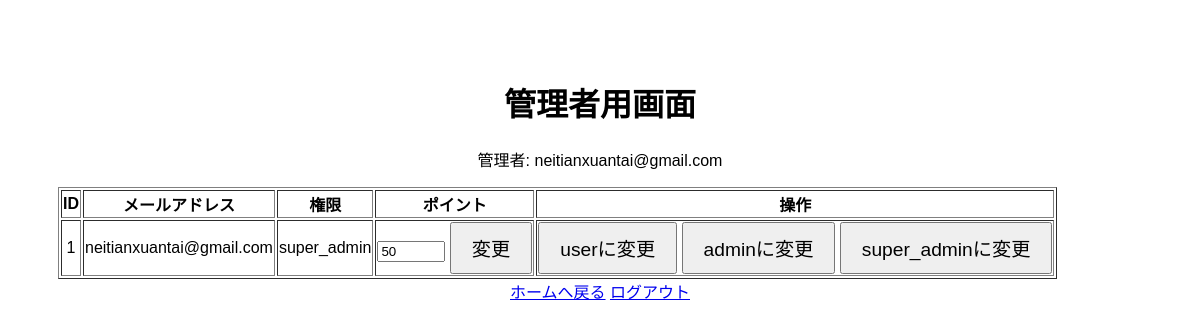
Page /admin (signed in) on the earlier database version.
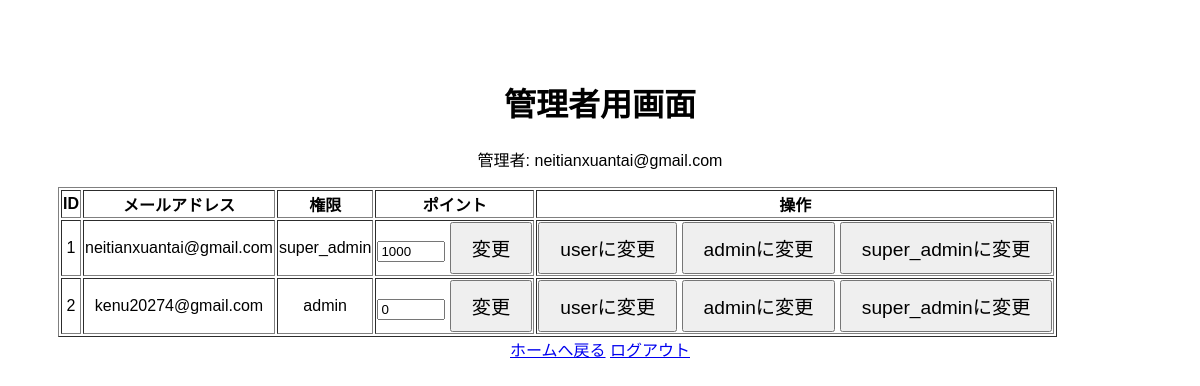
Same page on the later database version.
### app.py (models this page shows)
class User(db.Model):
    id = db.Column(db.Integer, primary_key=True)
    email = db.Column(db.String(120), unique=True, nullable=False)
    password_hash = db.Column(db.String(128), nullable=False)
    gender = db.Column(db.String(10))
    age_group = db.Column(db.String(10))
    role = db.Column(db.String(10), default='user')
    age = db.Column(db.Integer)  # ←これを復活

### app.py (the view)
@app.route('/admin', methods=['GET'])
def admin_page():
    if session.get('role') not in ['admin', 'super_admin']:
        return "権限がありません", 403
    users = User.query.all()
    for user in users:
        point_record = Point.query.filter_by(user_email=user.email).first()
        user.point = point_record.total_points if point_record else 0
    return render_template('admin.html', email=session.get('email'), users=users)

### templates/admin.html (shortened to what this page needs)
<!DOCTYPE html>
<html lang="ja">
  <head>
    <link
      rel="stylesheet"
      href="{{ url_for('static', filename='style.css') }}"
    />
  </head>
  <body>
    <h1>管理者用画面</h1>
    <p>管理者: {{ email }}</p>
    <table border="1">
      <tr>
        <th>ID</th>
        <th>メールアドレス</th>
        <th>権限</th>
        <th>ポイント</th>
        <th>操作</th>
      </tr>
      {% for user in users %}
      <tr>
        <td>{{ user.id }}</td>
        <td>{{ user.email }}</td>
        <td id="role-{{ user.id }}">{{ user.role }}</td>
        <td>
          <input type="number" id="points-{{ user.id }}" value="{{ user.point or
          0 }}" min="0" style="width: 60px;"  /> {% if session['role'] ==
          'super_admin' %}
          <button onclick="changePoints({{ user.id }})">変更</button>
          {% else %}
          <i>権限なし</i>
          {% endif %}
        </td>
        <td>
          {% if session['role'] == 'super_admin' %}
          <button onclick="changeRole({{ user.id }}, 'user')">
            userに変更
          </button>
          <button onclick="changeRole({{ user.id }}, 'admin')">
            adminに変更
          </button>
          <button onclick="changeRole({{ user.id }}, 'super_admin')">
            super_adminに変更
          </button>
          {% else %}
          <i>権限変更不可</i>
          {% endif %}
        </td>
      </tr>
      {% endfor %}
    </table>
    <a href="{{ url_for('home') }}">ホームへ戻る</a>
    <a href="{{ url_for('logout') }}">ログアウト</a>
  </body>
</html>

### static/style.css (style rules this page uses)
body { text-align: center; font-family: sans-serif; padding: 50px; }
button { font-size: 1.2em; padding: 10px 20px; cursor: pointer; }

Differences in the rows shown:
computed for User "neitianxuantai@gmail.com": point "50" → "1000"
added User: id "2", email "kenu20274@gmail.com", role "admin", point "0"
